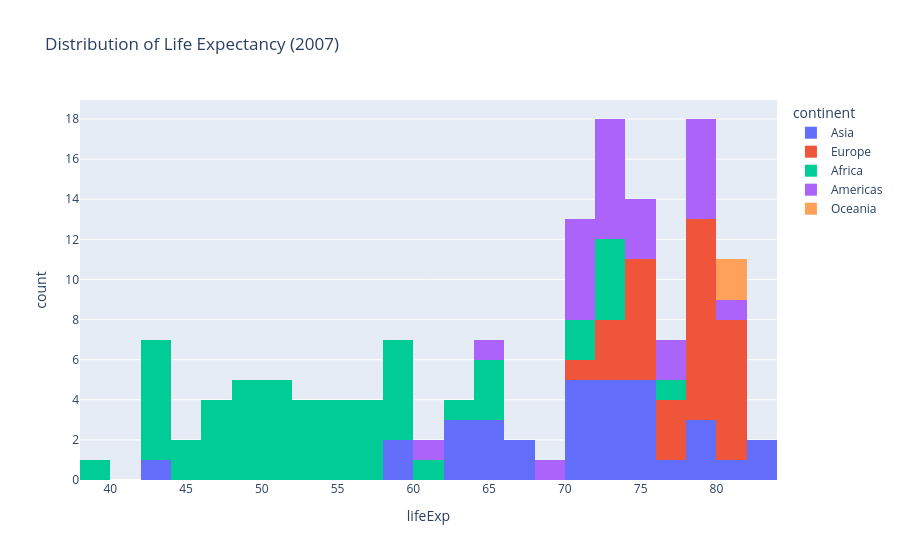

The cell this chart's notebook holds for it:
### Markdown cell above
## 5. Distributions — histogram and box plot

Plotly Express also covers statistical charts. A histogram shows the shape of a distribution; a box
plot summarizes it (median, quartiles, outliers) and makes it easy to compare across groups.

### Code cell
fig = px.histogram(
    df_2007,
    x="lifeExp",
    color="continent",
    nbins=30,
    title="Distribution of Life Expectancy (2007)",
)
fig.show()

### Figure 1 — Plotly figure (JSON) as saved in the notebook; plotly's stock layout.template omitted (floating-point values rounded to 4 significant figures)
{"data": [{"bingroup": "x", "hovertemplate": "continent=Asia<br>lifeExp=%{x}<br>count=%{y}<extra></extra>", "legendgroup": "Asia", "marker": {"color": "#636efa", "pattern": {"shape": ""}}, "name": "Asia", "nbinsx": 30, "orientation": "v", "showlegend": true, "type": "histogram", "x": [43.83, 75.64, 64.06, 59.72, 72.96, 82.21, 64.7, 70.65, 70.96, 59.55, 80.75, 82.6, 72.53, 67.3, 78.62, 77.59, 71.99, 74.24, 66.8, 62.07, 63.78, 75.64, 65.48, 71.69, 72.78, 79.97, 72.4, 74.14, 78.4, 70.62, 74.25, 73.42, 62.7], "xaxis": "x", "yaxis": "y"}, {"bingroup": "x", "hovertemplate": "continent=Europe<br>lifeExp=%{x}<br>count=%{y}<extra></extra>", "legendgroup": "Europe", "marker": {"color": "#EF553B", "pattern": {"shape": ""}}, "name": "Europe", "nbinsx": 30, "orientation": "v", "showlegend": true, "type": "histogram", "x": [76.42, 79.83, 79.44, 74.85, 73.0, 75.75, 76.49, 78.33, 79.31, 80.66, 79.41, 79.48, 73.34, 81.76, 78.89, 80.55, 74.54, 79.76, 80.2, 75.56, 78.1, 72.48, 74.0, 74.66, 77.93, 80.94, 80.88, 81.7, 71.78, 79.42], "xaxis": "x", "yaxis": "y"}, {"bingroup": "x", "hovertemplate": "continent=Africa<br>lifeExp=%{x}<br>count=%{y}<extra></extra>", "legendgroup": "Africa", "marker": {"color": "#00cc96", "pattern": {"shape": ""}}, "name": "Africa", "nbinsx": 30, "orientation": "v", "showlegend": true, "type": "histogram", "x": [72.3, 42.73, 56.73, 50.73, 52.3, 49.58, 50.43, 44.74, 50.65, 65.15, 46.46, 55.32, 48.33, 54.79, 71.34, 51.58, 58.04, 52.95, 56.73, 59.45, 60.02, 56.01, 46.39, 54.11, 42.59, 45.68, 73.95, 59.44, 48.3, 54.47, 64.16, 72.8, 71.16, 42.08, 52.91, 56.87, 46.86, 76.44, 46.24, 65.53, 63.06, 42.57, 48.16, 49.34, 58.56, 39.61, 52.52, 58.42, 73.92, 51.54, 42.38, 43.49], "xaxis": "x", "yaxis": "y"}, {"bingroup": "x", "hovertemplate": "continent=Americas<br>lifeExp=%{x}<br>count=%{y}<extra></extra>", "legendgroup": "Americas", "marker": {"color": "#ab63fa", "pattern": {"shape": ""}}, "name": "Americas", "nbinsx": 30, "orientation": "v", "showlegend": true, "type": "histogram", "x": [75.32, 65.55, 72.39, 80.65, 78.55, 72.89, 78.78, 78.27, 72.23, 74.99, 71.88, 70.26, 60.92, 70.2, 72.57, 76.19, 72.9, 75.54, 71.75, 71.42, 78.75, 69.82, 78.24, 76.38, 73.75], "xaxis": "x", "yaxis": "y"}, {"bingroup": "x", "hovertemplate": "continent=Oceania<br>lifeExp=%{x}<br>count=%{y}<extra></extra>", "legendgroup": "Oceania", "marker": {"color": "#FFA15A", "pattern": {"shape": ""}}, "name": "Oceania", "nbinsx": 30, "orientation": "v", "showlegend": true, "type": "histogram", "x": [81.23, 80.2], "xaxis": "x", "yaxis": "y"}], "layout": {"barmode": "relative", "legend": {"title": {"text": "continent"}, "tracegroupgap": 0}, "title": {"text": "Distribution of Life Expectancy (2007)"}, "xaxis": {"anchor": "y", "domain": [0, 1], "title": {"text": "lifeExp"}}, "yaxis": {"anchor": "x", "domain": [0, 1], "title": {"text": "count"}}}}
